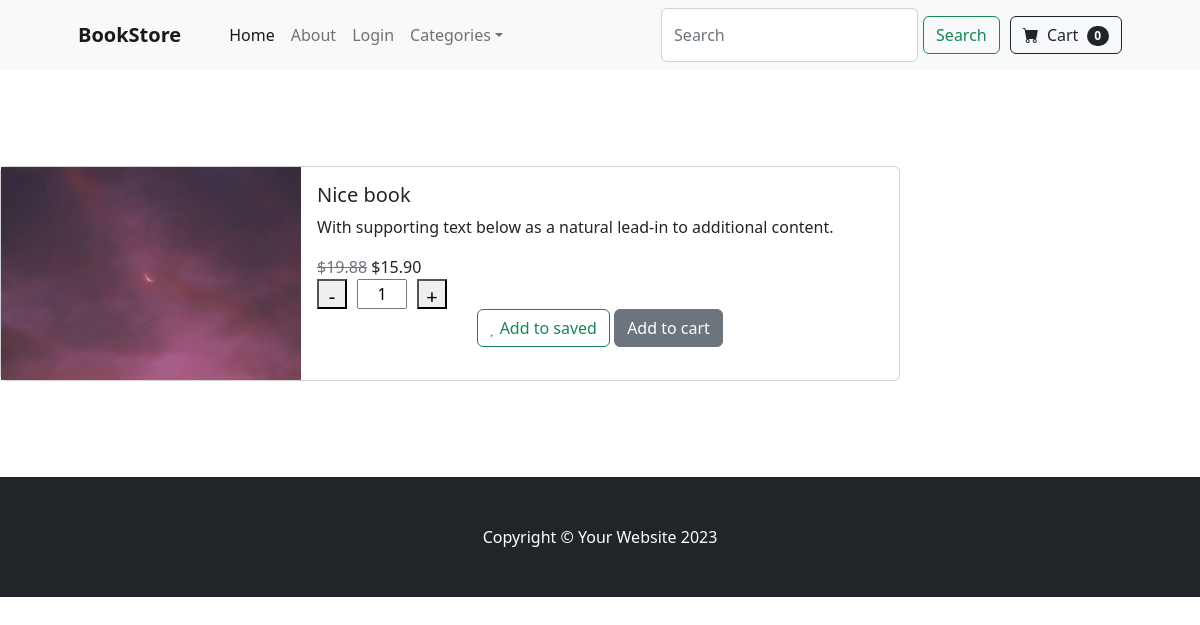
Screenshot of /product/2/ with the database file from the repository.
### store/models.py (models this page shows, shortened)
class Product(models.Model):
    name = models.CharField(max_length=100)
    price = models.DecimalField(default=0, decimal_places=2, max_digits=8)
    category = models.ForeignKey(Category, on_delete=models.CASCADE, default=1, related_name='products')
    description = models.CharField(max_length=250, default='', blank=True, null=True)
    image = models.ImageField(upload_to='uploads/product/')
    is_sale = models.BooleanField(default=False)
    discount = models.DecimalField(default=0, decimal_places=1, max_digits=3)
    @property
    def discount_price(self):
        if self.is_sale and self.discount > 0:
            discount_amount = self.price * (self.discount / 100)
            return round(self.price - discount_amount, 2)
        return self.price

### store/views.py (the view)
# urls.py: path('product/<int:pk>/', product, name='product'),
def product(request, pk):
    product = Product.objects.get(id=pk)
    context = {
        'product': product
    }
    return render(request, 'store/product.html', context)

### cart/cart.py (called while the page is built)
    def __len__(self):
        return len(self.cart)

### cart/context_processors.py (called while the page is built)
def cart(request):
    return {'cart': Cart(request)}

### templates/store/product.html (shortened to what this page needs)
{% extends 'base.html' %}
{% block content %}
<div class="card w-75 d-flex flex-row align-items-start">
  <img src="{{ product.image.url }}" alt="Image" class="img-fluid" style="width: 300px;  max-height: 250px; object-fit: cover;">
  <div class="card-body">
    <h5 class="card-title">{{ product.name }}</h5>
    <p class="card-text">With supporting text below as a natural lead-in to additional content.</p>
      {% if product.is_sale %}
        <span class="text-muted text-decoration-line-through">${{ product.price }}</span>
        ${{ product.discount_price }}
    {% else %}
        ${{ product.price }}
    {% endif %}
    <div style="display: flex; align-items: center;">
      <button style="width: 30px; height: 30px; font-size: 20px; text-align: center;" id="decrease">-</button>
      <input type="text" id="quantity" value="1" readonly
             style="width: 50px; text-align: center; margin: 0 10px;">
      <button style="width: 30px; height: 30px; font-size: 20px; text-align: center;" id="increase">+</button>
    </div>
    <div class="text-center">
        <a class="btn btn-outline-success mt-auto" href="#"><i class="fa-solid fa-heart"></i> Add to saved</a>
        <button type="button" value="{{ product.id }}" class="btn btn-secondary" id="add-cart">Add to cart</button>
    </div>
  </div>
</div>
{% endblock %}

### rows the page displays
Product: image (picture), name "Nice book", price "19.88", discount_price "15.90"

### other values shown
{{ cart|length }} "0"
